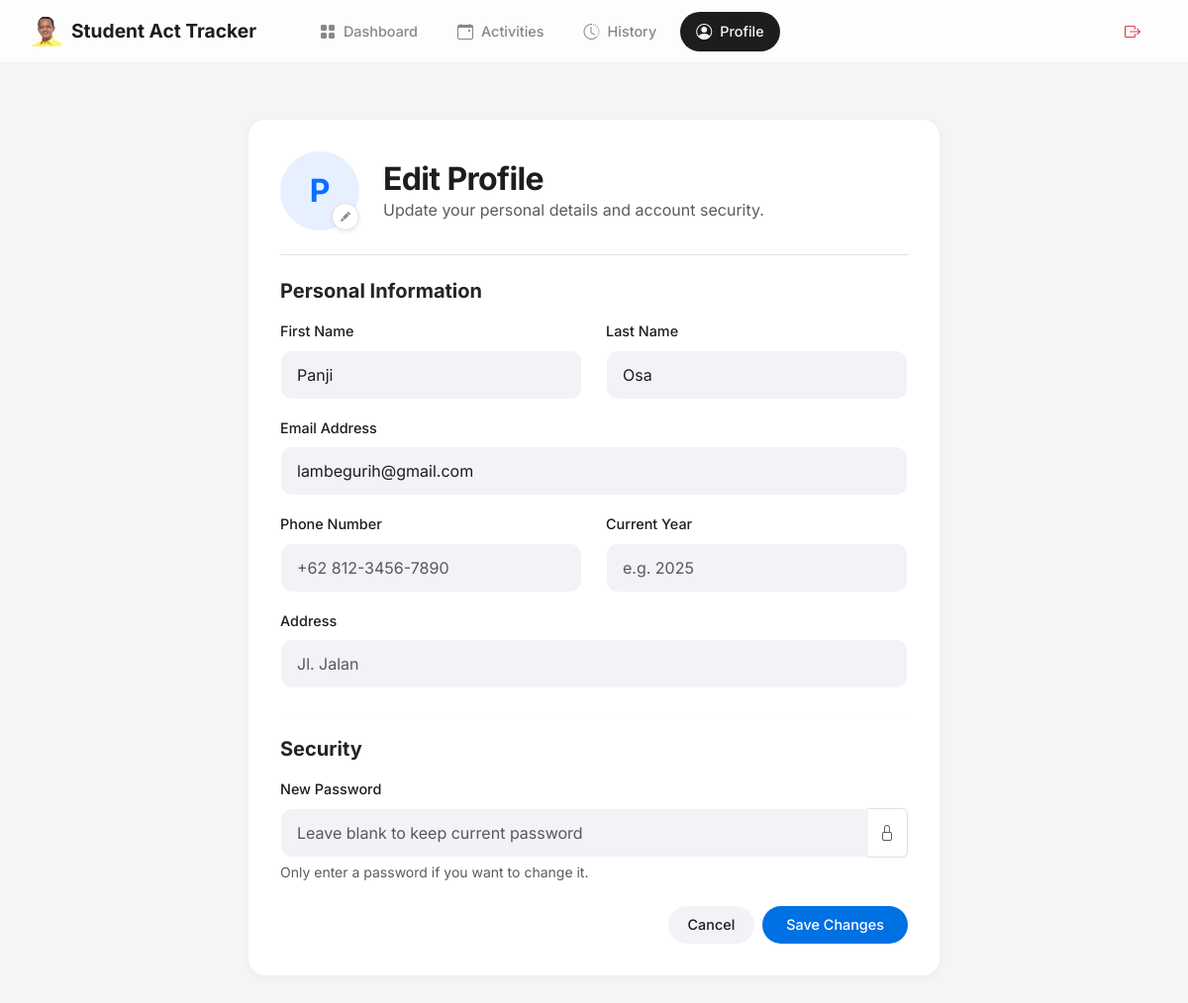
Screenshot of /profile (signed in) with the database file from the repository.
### website/models.py (models this page shows, shortened)
class Students(db.Model, UserMixin):
    __tablename__ = "students"
    studentID = db.Column(db.Integer, primary_key=True)
    studentFirstName = db.Column(db.String(15))
    studentLastName = db.Column(db.String(15))
    studentYear = db.Column(db.Integer)
    studentEmail = db.Column(db.String(25))
    studentPassword = db.Column(db.String(15))
    studentAddress = db.Column(db.String(255))
    phoneNumber = db.Column(db.Integer)
    @property
    def role_type(self):
        return "student"

### website/views.py (the view, shortened to what this page needs)
@views.route("/profile", methods=["GET", "POST"])
@login_required
def profile():
    if getattr(current_user, "role_type", None) != "student":
        if getattr(current_user, "role_type", None) == "advisor":
            if getattr(current_user, "is_admin", False):
                return redirect(url_for("admin.index"))
            return redirect(url_for("advisor.dashboard"))
        return redirect(url_for("auth.login"))
    return render_template("profile.html")

### website/templates/profile.html
{% extends "base.html" %}
{% block content %}
<div class="d-flex justify-content-center py-4">
    <div class="ios-card" style="width: 100%; max-width: 700px;">
        <div class="d-flex align-items-center gap-4 border-bottom pb-4 mb-4">
            <div class="position-relative">
                <div class="bg-primary bg-opacity-10 text-primary rounded-circle d-flex align-items-center justify-content-center"
                     style="width: 80px; height: 80px; font-size: 2rem; font-weight: bold;">
                    {{ current_user.studentFirstName[0] if current_user.studentFirstName else 'U' }}
                </div>
                <div class="position-absolute bottom-0 end-0 bg-white rounded-circle shadow-sm p-1 border" style="width: 28px; height: 28px; display: grid; place-items: center;">
                    <i class="bi bi-pencil-fill" style="font-size: 10px; color: var(--text-muted);"></i>
                </div>
            </div>
            <div>
                <h2 class="mb-0">Edit Profile</h2>
                <p class="text-muted mb-0">Update your personal details and account security.</p>
            </div>
        </div>
        <form method="POST">
            <h5 class="mb-3 fw-bold text-dark">Personal Information</h5>
            <div class="row">
                <div class="col-md-6 mb-3">
                    <label class="form-label">First Name</label>
                    <input type="text" name="first_name" class="form-control"
                           value="{{ current_user.studentFirstName }}" required>
                </div>
                <div class="col-md-6 mb-3">
                    <label class="form-label">Last Name</label>
                    <input type="text" name="last_name" class="form-control"
                           value="{{ current_user.studentLastName }}" required>
                </div>
            </div>
            <div class="mb-3">
                <label class="form-label">Email Address</label>
                <input type="email" name="email" class="form-control"
                       value="{{ current_user.studentEmail }}" required>
            </div>
            <div class="row">
                <div class="col-md-6 mb-3">
                    <label class="form-label">Phone Number</label>
                    <input type="text" name="phone" class="form-control"
                           value="{{ current_user.phoneNumber or '' }}" placeholder="+62 812-3456-7890">
                </div>
                <div class="col-md-6 mb-3">
                    <label class="form-label">Current Year</label>
                    <input type="number" name="year" class="form-control"
                           value="{{ current_user.studentYear or '' }}" placeholder="e.g. 2025">
                </div>
            </div>
            <div class="mb-4">
                <label class="form-label">Address</label>
                <input type="text" name="address" class="form-control"
                       value="{{ current_user.studentAddress or '' }}" placeholder="Jl. Jalan">
            </div>
            <hr class="border-light my-4">
            <h5 class="mb-3 fw-bold text-dark">Security</h5>
            <div class="mb-4">
                <label class="form-label">New Password</label>
                <div class="input-group">
                    <input type="password" name="password" class="form-control border-end-0" placeholder="Leave blank to keep current password">
                    <span class="input-group-text bg-white border-start-0 text-muted">
                        <i class="bi bi-lock"></i>
                    </span>
                </div>
                <div class="form-text">Only enter a password if you want to change it.</div>
            </div>
            <div class="d-flex justify-content-end gap-2">
                <a href="{{ url_for('views.dashboard') }}" class="btn btn-secondary btn-ios">Cancel</a>
                <button type="submit" class="btn btn-primary btn-ios px-4">Save Changes</button>
            </div>
        </form>
    </div>
</div>
{% endblock %}

### website/templates/base.html (style rules this page uses)
:root { --app-bg: #F5F5F7; --navbar-bg: rgba(255, 255, 255, 0.8); --card-bg: #FFFFFF; --text-main: #1D1D1F; --text-muted: #86868B; --border-light: rgba(0,0,0,0.05); --input-bg: #F2F2F7; --accent: #0071E3; --accent-hover: #0077ED; --danger: #FF3B30; --success: #34C759; --shadow-sm: 0 2px 8px rgba(0,0,0,0.04); --shadow-md: 0 8px 24px rgba(0,0,0,0.06); --radius-lg: 18px; --radius-md: 12px; --radius-pill: 99px; --nav-height: 64px; }
body { font-family: 'Inter', -apple-system, BlinkMacSystemFont, sans-serif; background-color: var(--app-bg); color: var(--text-main); -webkit-font-smoothing: antialiased; overflow-x: hidden; margin: 0; }
a { text-decoration: none; color: inherit; transition: 0.2s; }
h2 { font-weight: 700; letter-spacing: -0.02em; margin-bottom: 1.5rem; }
.ios-card { background: var(--card-bg); border-radius: var(--radius-lg); padding: 2rem; box-shadow: var(--shadow-sm); border: 1px solid var(--border-light); transition: transform 0.2s, box-shadow 0.2s; margin-bottom: 1.5rem; }
.btn-ios { border-radius: var(--radius-pill); padding: 8px 20px; font-weight: 500; font-size: 0.9rem; border: none; transition: 0.2s; }
.btn-primary { background: var(--accent); color: white; }
.btn-secondary { background: var(--input-bg); color: var(--text-main); }
.form-label { font-size: 0.9rem; font-weight: 500; margin-bottom: 0.5rem; color: var(--text-main); }
.form-control, .form-select { background-color: var(--input-bg); border: 1px solid transparent; border-radius: var(--radius-md); padding: 0.75rem 1rem; font-size: 1rem; color: var(--text-main); transition: 0.2s; }

### rows the page displays
Students: studentFirstName "P", first_name "Panji", last_name "Osa", email "lambegurih@gmail.com"
